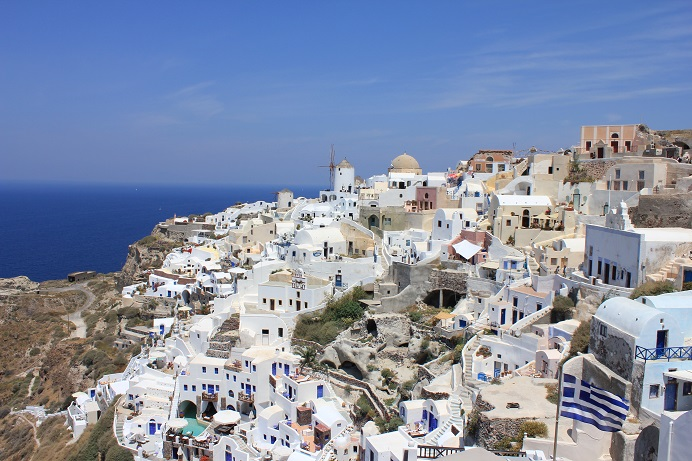
%> input picture PS0/IMG.JPG, 692 x 461 px
$ octave PS0_Q2.m   (GNU Octave 9; MATLAB toolbox functions it lacks are replaced by stand-ins)
%> lines starting %> are read from the running program, lines starting %| are printed output that depends on the picture
Pic=imread('IMG.jpg');
%> Pic is the input picture: size 461x692x3 uint8; mean R, G, B 132.5, 143, 166.3
%%%%
% a) grayscale
a=rgb2gray(Pic);
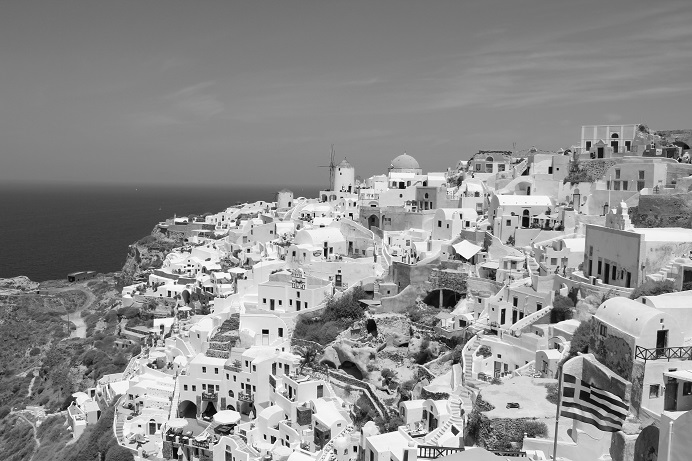
%> a: size 461x692 uint8; min 0, max 255, mean 142.5
figure;
subplot(3,2,1);
imshow(a);
title('a) Grayscale image');

%b) negative image
b=imcomplement(Pic);
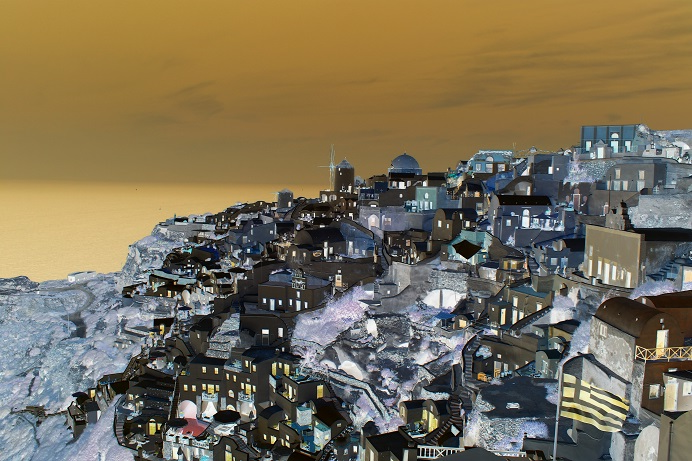
%> b: size 461x692x3 uint8; mean R, G, B 122.5, 112, 88.7
subplot(3,2,2);
imshow(b);
title('b) Negative image');

%c) mirror image
% http://www.mathworks.com/help/matlab/ref/flipdim.html?searchHighlight=flipdim
c=flip(Pic,2);
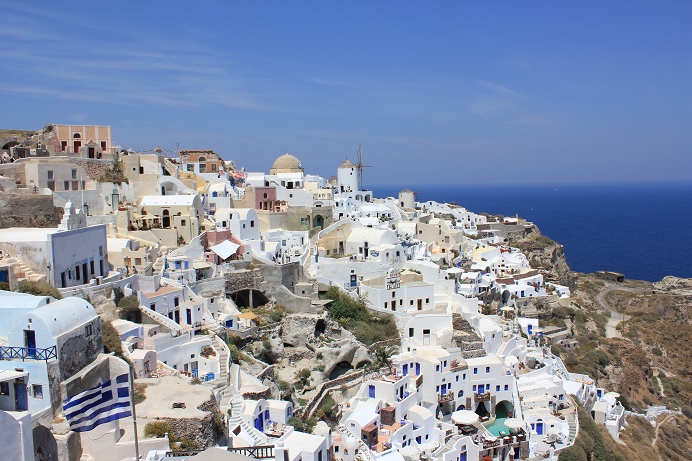
%> c: size 461x692x3 uint8; mean R, G, B 132.5, 143, 166.3; mean of the top-left, top-right, bottom-left and bottom-right quarters 149.2, 137.6, 154, 148.2
subplot(3,2,3);
imshow(c);
title('c) Mirror image');

%d) swap red and green color channels
% http://www.quora.com/How-do-you-swap-the-color-of-pixels-in-MATLAB
d(:,:,1)=Pic(:,:,2);
d(:,:,2)=Pic(:,:,1);
d(:,:,3)=Pic(:,:,3);
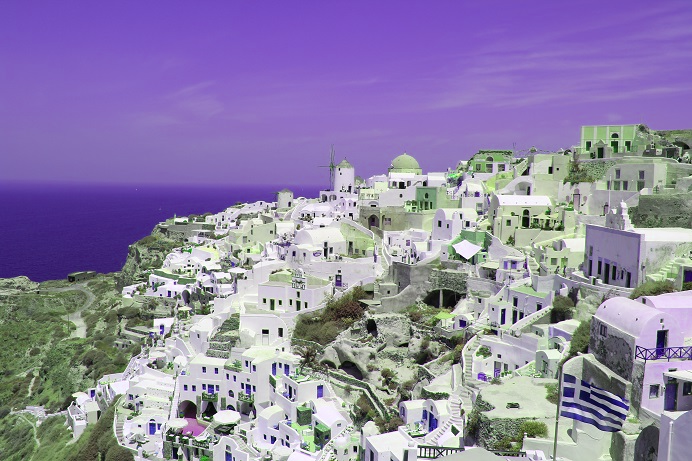
%> d: size 461x692x3 uint8; mean R, G, B 143, 132.5, 166.3
subplot(3,2,4);
imshow(d);
title('d) Swap red and green color channels');

%e) average input color image with mirror image
e1=im2double(c);
e2=im2double(Pic);
e=(e1+e2/2);
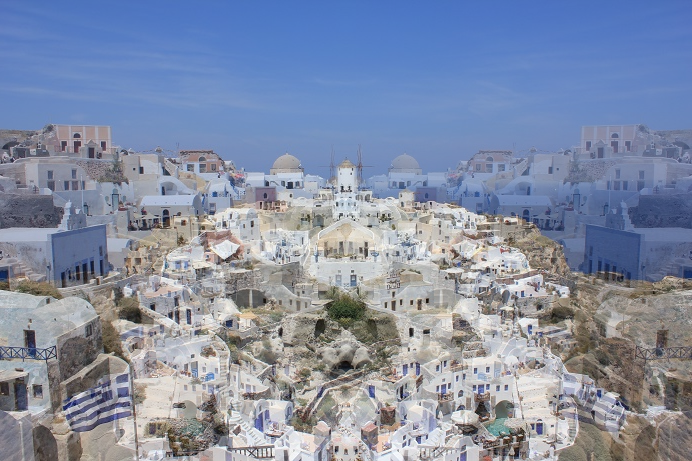
%> e: size 461x692x3 double; mean R, G, B 0.779, 0.841, 0.978; drawn with min black and max white
subplot(3,2,5);
imshow(e);
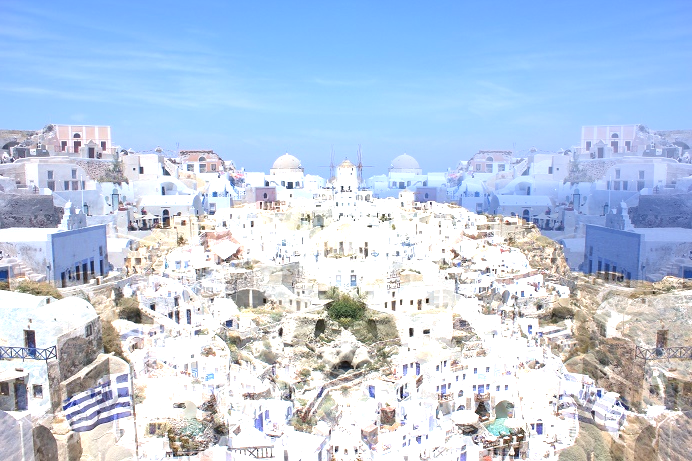
%> displayed picture: size 461x692x3, on the screen's scale of 0 to 255; mean R, G, B 188.6, 205, 226.9
title('e) Average input color image with mirror image');

%f) add random value and clip value out of scope
sizeP=size(Pic);
%> sizeP = [461 692 3]
f1=randi(256,sizeP(1),sizeP(2),sizeP(3))-1;
f=Pic-uint8(f1);
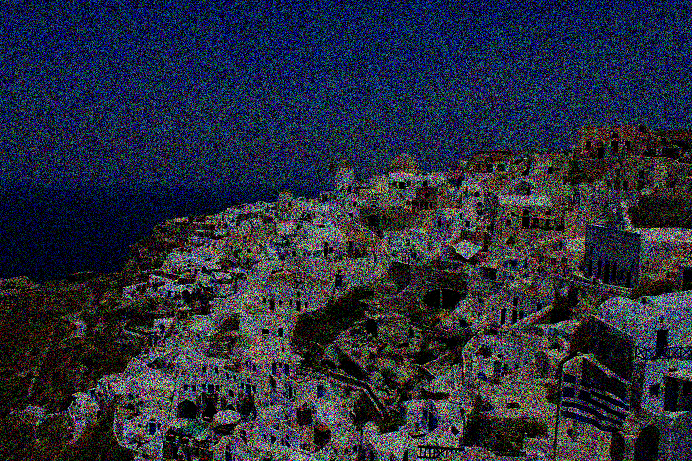
%> f: size 461x692x3 uint8; mean R, G, B 40.9, 45, 59.8
subplot(3,2,6);
imshow(f);
title('f) Add random value and clip value out of scope');
